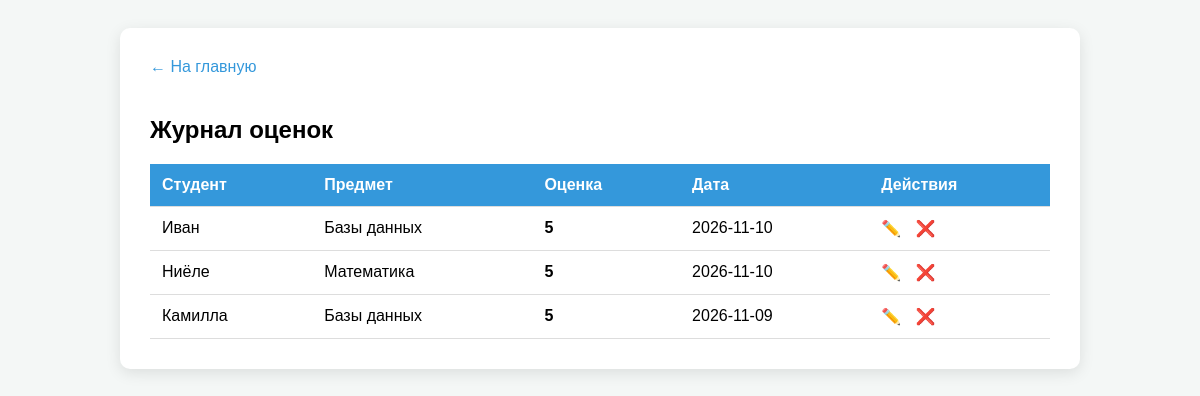
Page /journal/grades.php (signed in) on the committed database.
### tables this page shows
CREATE TABLE grades (
            id INTEGER PRIMARY KEY AUTOINCREMENT,
            student_id INTEGER NOT NULL,
            subject_id INTEGER NOT NULL,
            grade INTEGER NOT NULL CHECK(grade BETWEEN 2 AND 5),
            date TEXT NOT NULL,
            FOREIGN KEY (student_id) REFERENCES students(id),
            FOREIGN KEY (subject_id) REFERENCES subjects(id)
        );

CREATE TABLE students (
            id INTEGER PRIMARY KEY AUTOINCREMENT,
            full_name TEXT NOT NULL,
            group_name TEXT NOT NULL
        );

CREATE TABLE subjects (
            id INTEGER PRIMARY KEY AUTOINCREMENT,
            title TEXT NOT NULL
        );

### journal/classes/Database.php (called while the page is built)
<?php
class Database
{
    private PDO $pdo;
    public function __construct()
    {
        $dbFile = __DIR__ . '/../journal.db';
        try {
            $dsn = "sqlite:" . $dbFile;
            $this->pdo = new PDO($dsn);
            $this->pdo->setAttribute(PDO::ATTR_ERRMODE, PDO::ERRMODE_EXCEPTION);
            $this->pdo->setAttribute(PDO::ATTR_DEFAULT_FETCH_MODE, PDO::FETCH_ASSOC);
            $this->pdo->exec("
                CREATE TABLE IF NOT EXISTS logs (
                    id INTEGER PRIMARY KEY AUTOINCREMENT,
                    user_login TEXT NOT NULL,
                    action TEXT NOT NULL,
                    created_at TEXT NOT NULL
                )
            ");
        } catch (PDOException $e) {
            die("Ошибка подключения к БД: " . $e->getMessage());
        }
    }
    public function query(string $sql, array $params = []): PDOStatement
    {
        $stmt = $this->pdo->prepare($sql);
        $stmt->execute($params);
        return $stmt;
    }
}

### journal/grades.php (the view, shortened to what this page needs)
<?php
require_once 'classes/Database.php';
$user = $_SESSION['user'];
$db = new Database();
if ($user['role'] === 'student') {
    $stmt = $db->query("SELECT g.id, s.full_name, sub.title AS subject, g.grade, g.date FROM grades g JOIN students s ON s.id = g.student_id JOIN subjects sub ON sub.id = g.subject_id WHERE g.student_id = ? ORDER BY g.date DESC", [$user['student_id']]);
} else {
    $stmt = $db->query("SELECT g.id, s.full_name, sub.title AS subject, g.grade, g.date FROM grades g JOIN students s ON s.id = g.student_id JOIN subjects sub ON sub.id = g.subject_id ORDER BY g.date DESC");
}
$grades = $stmt->fetchAll();
?>
<!DOCTYPE html>
<html lang="ru"><head><meta charset="UTF-8"><title>Журнал оценок</title>
</head><body>
<div class="container">
    <a href="index.php" class="back">← На главную</a>
    <h2>Журнал оценок</h2>
    <table>
        <tr><th>Студент</th><th>Предмет</th><th>Оценка</th><th>Дата</th><?php if(in_array($user['role'], ['admin','teacher'])) echo "<th>Действия</th>"; ?></tr>
        <?php foreach($grades as $row): ?>
        <tr>
            <td><?php echo htmlspecialchars($row['full_name']); ?></td>
            <td><?php echo htmlspecialchars($row['subject']); ?></td>
            <td><b><?php echo $row['grade']; ?></b></td>
            <td><?php echo $row['date']; ?></td>
            <?php if(in_array($user['role'], ['admin','teacher'])): ?>
            <td>
                <a href="edit_grade.php?id=<?php echo $row['id']; ?>" class="btn-edit">✏️</a>
                <a href="grades.php?delete=<?php echo $row['id']; ?>" class="btn-del" onclick="return confirm('Удалить?')">❌</a>
            </td>
            <?php endif; ?>
        </tr>
        <?php endforeach; ?>
    </table>
</div>
</body></html>

### journal/grades.php (style rules this page uses)
body { font-family:Arial;background:#f4f7f6;padding:20px }
.container { max-width:900px;margin:0 auto;background:#fff;padding:30px;border-radius:10px;box-shadow:0 4px 15px rgba(0,0,0,0.1) }
table { width:100%;border-collapse:collapse;margin-top:20px }
th,td { padding:12px;text-align:left;border-bottom:1px solid #ddd }
th { background:#3498db;color:white }
.btn-del { color:red;text-decoration:none }
.btn-edit { color:blue;text-decoration:none;margin-right:10px }
.back { display:inline-block;margin-bottom:20px;color:#3498db;text-decoration:none }

### rows in the picture
grades: student.full_name "Иван", subject.title "Базы данных", grade "5", date "2026-11-10"
grades: student.full_name "Ниёле", subject.title "Математика", grade "5", date "2026-11-10"
grades: student.full_name "Камилла", subject.title "Базы данных", grade "5", date "2026-11-09"
